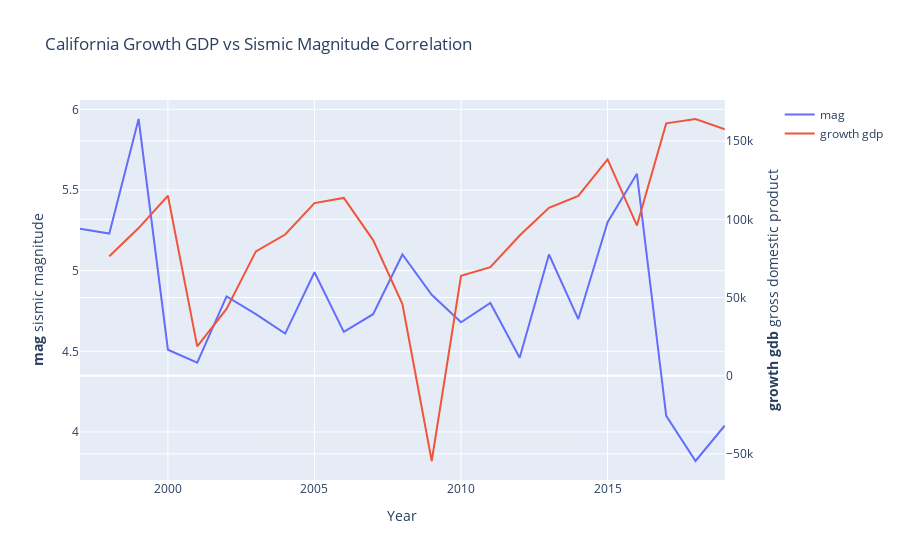

Notebook code cell kept with this figure:
### Code cell
graphs['California']['growth_gdp']

### Figure 1 — Plotly figure (JSON) as saved in the notebook; plotly's stock layout.template omitted (floating-point values rounded to 4 significant figures)
{"data": [{"name": "mag", "type": "scatter", "x": [1997, 1998, 1999, 2000, 2001, 2002, 2003, 2004, 2005, 2006, 2007, 2008, 2009, 2010, 2011, 2012, 2013, 2014, 2015, 2016, 2017, 2018, 2019], "xaxis": "x", "y": [5.26, 5.23, 5.94, 4.51, 4.43, 4.84, 4.73, 4.61, 4.99, 4.62, 4.73, 5.1, 4.85, 4.68, 4.8, 4.46, 5.1, 4.7, 5.3, 5.6, 4.1, 3.82, 4.04], "yaxis": "y"}, {"name": "growth gdp", "type": "scatter", "x": [1997, 1998, 1999, 2000, 2001, 2002, 2003, 2004, 2005, 2006, 2007, 2008, 2009, 2010, 2011, 2012, 2013, 2014, 2015, 2016, 2017, 2018, 2019], "xaxis": "x", "y": [null, 76400.0, 94380.0, 115100.0, 18790.0, 42670.0, 79490.0, 90260.0, 110400.0, 113600.0, 86692, 45790.0, -54530.0, 63930.0, 69410.0, 89600.0, 107300.0, 114900.0, 138300.0, 96080.0, 161300.0, 164100.0, 157500.0], "yaxis": "y2"}], "layout": {"title": {"text": "California Growth GDP vs Sismic Magnitude Correlation"}, "xaxis": {"anchor": "y", "domain": [0, 0.94], "title": {"text": "Year"}}, "yaxis": {"anchor": "x", "domain": [0, 1], "title": {"text": "<b>mag</b> sismic magnitude"}}, "yaxis2": {"anchor": "x", "overlaying": "y", "side": "right", "title": {"text": "<b>growth gdb</b> gross domestic product"}}}}
